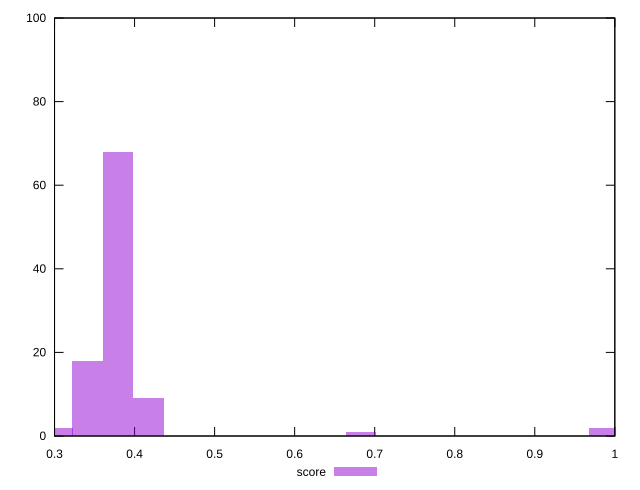

The script that saved this image:
reset

$score <<EOF
0.9863063816665453 2
0.34141374749995795 18
0.37934860833328665 68
0.6828274949999159 1
0.3034788866666293 2
0.4172834691666153 9
EOF

set key outside below
set boxwidth 0.037934860833328664
set xrange [0.3:1]
set yrange [0:100]
set trange [0:100]
set style fill transparent solid 0.5 noborder
set terminal svg size 640, 490 enhanced background rgb 'white'
set output "report_00013_2021-02-09T12-04-24.940Z/uses-rel-preload/samples/pages+cached+noadtech/score/histogram.svg"

plot $score title "score" with boxes

reset
